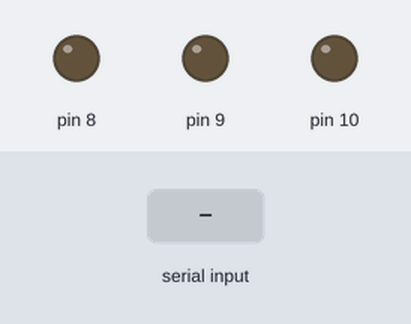
This sketch was run on a simulated Arduino Uno, built with avr-gcc and run on an emulated ATmega328P. On the bench: output pins drawn as LEDs (lit = HIGH). The inputs (shaded band) are chosen by the test bench.

Above: at 1.2 s.
1.3 s: "1" received over Serial
At 2.3 s:
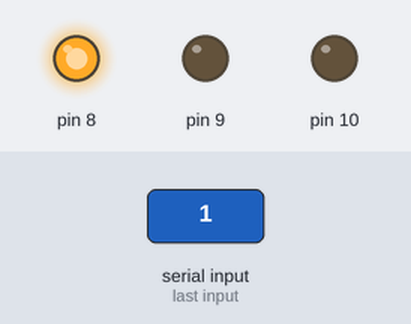
2.8 s: "2" received over Serial
At 3.4 s:
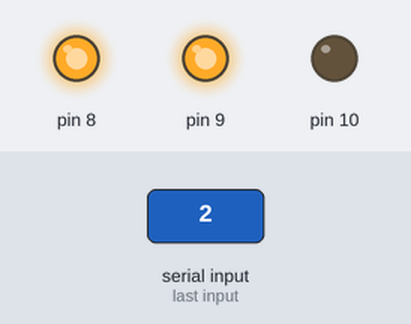
4.3 s: "3" received over Serial
At 5.7 s:
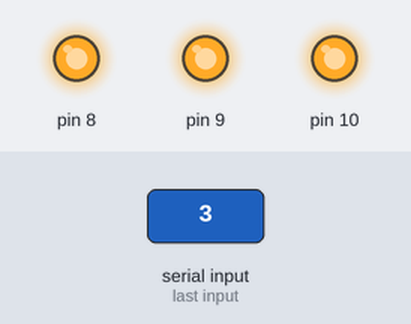
Timing chart, 0 to 7.3 s (numbered marks = the images above; inputs shaded):
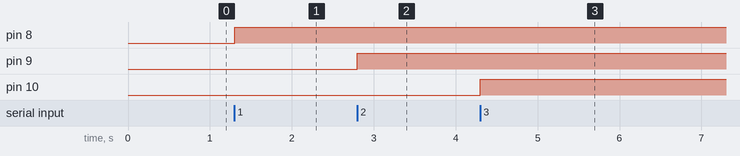

The sketch:

switch_case.ino
```cpp
void setup() {
   Serial.begin(9600);

  for (int thisPin = 8; thisPin <= 10; thisPin++) {
    pinMode(thisPin, OUTPUT);

  }

}


void loop() {
  if (Serial.available() > 0) {

    int inByte = Serial.read();

    switch (inByte) {

    case '1':

      digitalWrite(8, HIGH);
      delay(1500);

      break;

    case '2':

      digitalWrite(9, HIGH);
      delay(1500);

      break;

    case '3':

      digitalWrite(10, HIGH);
      delay(1500);
      break;

      case '4':

      digitalWrite(10, HIGH);
      digitalWrite(8, HIGH);
      delay(1500);
      break;

      case '5':

      digitalWrite(9, HIGH);
      digitalWrite(8, HIGH);
      delay(1500);
      break;

      case '6':

      digitalWrite(10, HIGH);
      digitalWrite(9, HIGH);
      delay(1500);
      break;

      case '7':

      digitalWrite(10, HIGH);
      digitalWrite(9, HIGH);
      digitalWrite(8, HIGH);
      delay(1500);
      break;


    default:

      // 關掉所有的 LED
      for (int thisPin = 8; thisPin <= 10; thisPin++) {

        digitalWrite(thisPin, LOW);

      }

    }

  }

}
```

Measured:
- after the input at 1.3 s, pin 8: LOW → HIGH at once
- after the input at 2.8 s, pin 9: LOW → HIGH at once
- after the input at 4.3 s, pin 10: LOW → HIGH at once
